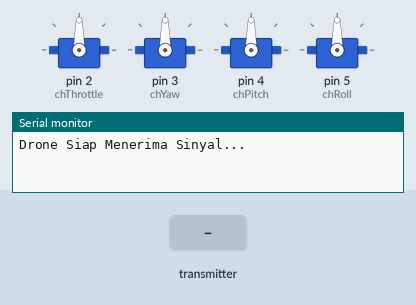
This sketch was run on a simulated Arduino Uno, built with avr-gcc and run on an emulated ATmega328P. Parts: 4 × servo, the last lines printed to the serial monitor. Inputs (shaded band) come from the test bench. No radio packets arrive unless stated.

Above: at 1.2 s.
1.3 s: the transmitter starts sending throttle = 0
At 2.1 s:
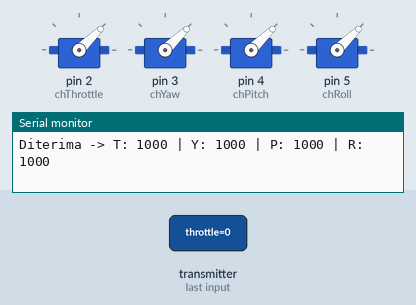
2.8 s: the transmitter starts sending yaw = 64
At 4.0 s:
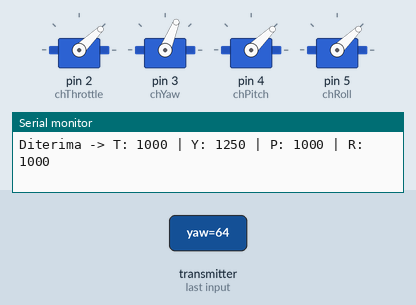
4.3 s: the transmitter starts sending pitch = 64
At 4.7 s:
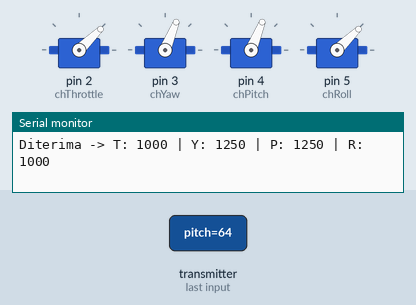
5.8 s: the transmitter starts sending roll = 64
At 7.0 s:
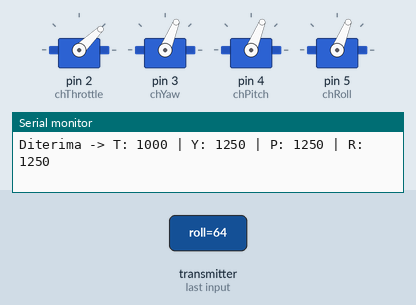
7.3 s: the transmitter starts sending throttle = 64
At 7.8 s:
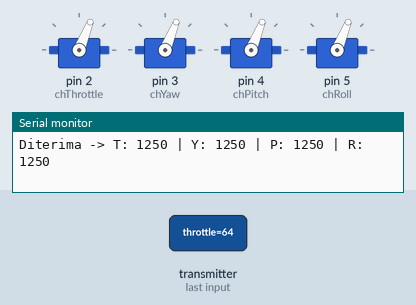
8.8 s: the transmitter starts sending yaw = 0
At 9.6 s:
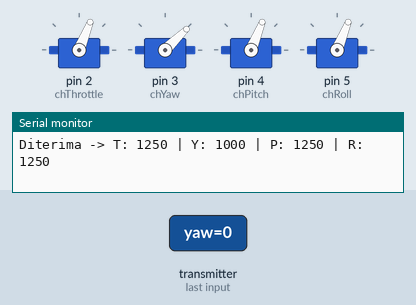
Timing chart, 0 to 11.3 s (numbered marks = the images above; inputs shaded):
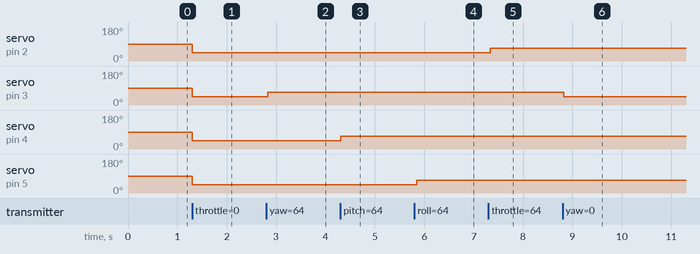

The sketch:

recv.ino
```cpp
#include <SPI.h>
#include <nRF24L01.h>
#include <RF24.h>
#include <Servo.h> // Library wajib untuk menghasilkan pulsa PWM standar Drone/FC

// 1. Inisialisasi nRF24L01 pada Drone (CE=9, CSN=10)
RF24 radio(9, 10);
const byte alamatKomunikasi[6] = "RC001"; // Harus SAMA dengan Remote

// 2. Struktur Paket Data harus identik dengan yang ada di Remote
struct PaketRemote {
  byte throttle;
  byte yaw;
  byte pitch;
  byte roll;
};
PaketRemote dataTerima;

// 3. Membuat objek Servo untuk setiap channel input Flight Controller
Servo chThrottle;
Servo chYaw;
Servo chPitch;
Servo chRoll;

void setup() {
  Serial.begin(9600);

  // 4. Menghubungkan pin fisik Arduino ke pin input Flight Controller Drone
  chThrottle.attach(2); // Hubungkan ke pin Throttle di FC
  chYaw.attach(3);      // Hubungkan ke pin Yaw di FC
  chPitch.attach(4);    // Hubungkan ke pin Pitch di FC
  chRoll.attach(5);     // Hubungkan ke pin Roll di FC

  // 5. Konfigurasi Modul Radio Penerima
  if (!radio.begin()) {
    Serial.println("Hardware nRF24L01 di Drone tidak terdeteksi!");
    while (1);
  }

  radio.openReadingPipe(1, alamatKomunikasi); // Membuka jalur dengeran di alamat "RC001"
  radio.setPALevel(RF24_PA_LOW);              // Set daya rendah untuk uji coba meja
  radio.setDataRate(RF24_2MBPS);              // Kecepatan data sama dengan remote (2 Mbps)
  radio.startListening();                     // Set modul fokus sebagai Receiver (Mendengarkan)

  Serial.println("Drone Siap Menerima Sinyal...");
}

void loop() {
  // 6. Cek apakah ada paket data radio yang masuk di udara
  if (radio.available()) {

    // 7. Tahap Membongkar Paket: Membaca data dan memasukkannya ke struct dataTerima
    radio.read(&dataTerima, sizeof(dataTerima));

    // 8. Tahap Konversi (Mapping) dari byte (0-255) ke Pulsa RC (1000us - 2000us)
    int pwmThrottle = map(dataTerima.throttle, 0, 255, 1000, 2000);
    int pwmYaw      = map(dataTerima.yaw,      0, 255, 1000, 2000);
    int pwmPitch    = map(dataTerima.pitch,    0, 255, 1000, 2000);
    int pwmRoll     = map(dataTerima.roll,     0, 255, 1000, 2000);

    // 9. Tahap Eksekusi: Tembakkan pulsa PWM murni ke Flight Controller
    chThrottle.writeMicroseconds(pwmThrottle);
    chYaw.writeMicroseconds(pwmYaw);
    chPitch.writeMicroseconds(pwmPitch);
    chRoll.writeMicroseconds(pwmRoll);

    // Debugging (Melihat data yang masuk di Serial Monitor Drone)
    Serial.print("Diterima -> T: "); Serial.print(pwmThrottle);
    Serial.print(" | Y: "); Serial.print(pwmYaw);
    Serial.print(" | P: "); Serial.print(pwmPitch);
    Serial.print(" | R: "); Serial.println(pwmRoll);
  }
  else {
    // 10. FITUR SAFETY (Failsafe): Jika sinyal remote putus, paksa drone melambat/mati
    // (Akan dibahas di bawah demi keamanan terbang)
  }
}
```

Measured:
- after the input at 1.3 s, servo on pin 2 (chThrottle), servo on pin 3 (chYaw), servo on pin 4 (chPitch), servo on pin 5 (chRoll): 90° → 44° at once
- after the input at 2.8 s, servo on pin 3 (chYaw): 44° → 68° at once
- after the input at 4.3 s, servo on pin 4 (chPitch): 44° → 68° at once
- after the input at 5.8 s, servo on pin 5 (chRoll): 44° → 68° after 0.05 s
- after the input at 7.3 s, servo on pin 2 (chThrottle): 44° → 68° at once
- after the input at 8.8 s, servo on pin 3 (chYaw): 68° → 44° at once
